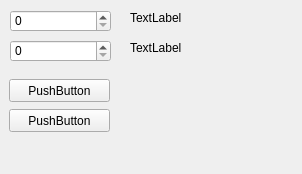
<?xml version="1.0" encoding="UTF-8"?>
<ui version="4.0">
 <class>Form</class>
 <widget class="QWidget" name="Form">
  <property name="geometry">
   <rect>
    <x>0</x>
    <y>0</y>
    <width>302</width>
    <height>174</height>
   </rect>
  </property>
  <property name="windowTitle">
   <string>Form</string>
  </property>
  <widget class="QPushButton" name="pushButton">
   <property name="geometry">
    <rect>
     <x>9</x>
     <y>79</y>
     <width>101</width>
     <height>23</height>
    </rect>
   </property>
   <property name="text">
    <string>PushButton</string>
   </property>
  </widget>
  <widget class="QPushButton" name="pushButton_2">
   <property name="geometry">
    <rect>
     <x>9</x>
     <y>109</y>
     <width>101</width>
     <height>23</height>
    </rect>
   </property>
   <property name="text">
    <string>PushButton</string>
   </property>
  </widget>
  <widget class="QSpinBox" name="spinBox">
   <property name="geometry">
    <rect>
     <x>10</x>
     <y>10</y>
     <width>101</width>
     <height>22</height>
    </rect>
   </property>
   <property name="maximum">
    <number>9999999</number>
   </property>
  </widget>
  <widget class="QSpinBox" name="spinBox_2">
   <property name="geometry">
    <rect>
     <x>10</x>
     <y>40</y>
     <width>101</width>
     <height>22</height>
    </rect>
   </property>
   <property name="maximum">
    <number>9999999</number>
   </property>
  </widget>
  <widget class="QLabel" name="label">
   <property name="geometry">
    <rect>
     <x>130</x>
     <y>10</y>
     <width>101</width>
     <height>16</height>
    </rect>
   </property>
   <property name="text">
    <string>TextLabel</string>
   </property>
  </widget>
  <widget class="QLabel" name="label_2">
   <property name="geometry">
    <rect>
     <x>130</x>
     <y>40</y>
     <width>101</width>
     <height>16</height>
    </rect>
   </property>
   <property name="text">
    <string>TextLabel</string>
   </property>
  </widget>
 </widget>
 <resources/>
 <connections/>
</ui>
